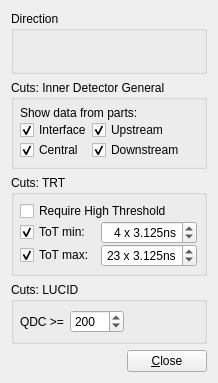
<ui version="4.0" >
 <class>RawDataSysSettingsCutsForm</class>
 <widget class="QWidget" name="RawDataSysSettingsCutsForm" >
  <property name="geometry" >
   <rect>
    <x>0</x>
    <y>0</y>
    <width>218</width>
    <height>383</height>
   </rect>
  </property>
  <property name="windowTitle" >
   <string>Form</string>
  </property>
  <layout class="QVBoxLayout" name="verticalLayout" >
   <item>
    <widget class="QGroupBox" name="groupBox_2" >
     <property name="title" >
      <string>Direction</string>
     </property>
     <layout class="QVBoxLayout" >
      <property name="margin" >
       <number>4</number>
      </property>
      <item>
       <widget class="VP1EtaPhiCutWidget" native="1" name="etaPhiCutWidget" />
      </item>
     </layout>
    </widget>
   </item>
   <item>
    <widget class="QGroupBox" name="groupBox_cuts_idgeneral" >
     <property name="title" >
      <string>Cuts: Inner Detector General</string>
     </property>
     <layout class="QHBoxLayout" name="_2" >
      <property name="spacing" >
       <number>0</number>
      </property>
      <property name="margin" >
       <number>6</number>
      </property>
      <item>
       <layout class="QGridLayout" name="_3" >
        <property name="horizontalSpacing" >
         <number>-1</number>
        </property>
        <property name="verticalSpacing" >
         <number>0</number>
        </property>
        <item row="0" column="0" colspan="2" >
         <widget class="QLabel" name="label_9" >
          <property name="text" >
           <string>Show data from parts:</string>
          </property>
         </widget>
        </item>
        <item row="1" column="0" >
         <widget class="QCheckBox" name="checkBox_cut_tracker_interface" >
          <property name="text" >
           <string>Interface</string>
          </property>
          <property name="checked" >
           <bool>true</bool>
          </property>
         </widget>
        </item>
        <item row="1" column="1" >
         <widget class="QCheckBox" name="checkBox_cut_tracker_upstream" >
          <property name="text" >
           <string>Upstream</string>
          </property>
          <property name="checked" >
           <bool>true</bool>
          </property>
         </widget>
        </item>
        <item row="2" column="0" >
         <widget class="QCheckBox" name="checkBox_cut_tracker_central" >
          <property name="text" >
           <string>Central</string>
          </property>
          <property name="checked" >
           <bool>true</bool>
          </property>
         </widget>
        </item>
        <item row="2" column="1" >
         <widget class="QCheckBox" name="checkBox_cut_tracker_downstream" >
          <property name="text" >
           <string>Downstream</string>
          </property>
          <property name="checked" >
           <bool>true</bool>
          </property>
         </widget>
        </item>
        <!--
        <item row="2" column="1" >
         <widget class="QCheckBox" name="checkBox_cut_indet_endcapC" >
          <property name="text" >
           <string>Endcap C</string>
          </property>
          <property name="checked" >
           <bool>true</bool>
          </property>
         </widget>
        </item>
        -->
       </layout>
      </item>
      <item>
       <spacer>
        <property name="orientation" >
         <enum>Qt::Horizontal</enum>
        </property>
        <property name="sizeHint" stdset="0" >
         <size>
          <width>1</width>
          <height>20</height>
         </size>
        </property>
       </spacer>
      </item>
     </layout>
    </widget>
   </item>
   <item>
    <widget class="QGroupBox" name="groupBox_cuts_trt" >
     <property name="title" >
      <string>Cuts: TRT</string>
     </property>
     <layout class="QHBoxLayout" name="_4" >
      <property name="margin" >
       <number>6</number>
      </property>
      <item>
       <layout class="QGridLayout" name="_5" >
        <property name="horizontalSpacing" >
         <number>-1</number>
        </property>
        <property name="verticalSpacing" >
         <number>0</number>
        </property>
        <item row="0" column="0" colspan="2" >
         <widget class="QCheckBox" name="checkbox_cut_trt_needHT" >
          <property name="toolTip" >
           <string>If set, do not show TRT PRD which have the 'isNoise' flag set.</string>
          </property>
          <property name="text" >
           <string>Require High Threshold</string>
          </property>
          <property name="checked" >
           <bool>false</bool>
          </property>
         </widget>
        </item>
        <item row="1" column="0" >
         <widget class="QCheckBox" name="checkbox_cut_trt_TotMin" >
          <property name="toolTip" >
           <string>If set, do not show TRT PRD which have the 'isNoise' flag set.</string>
          </property>
          <property name="text" >
           <string>ToT min:</string>
          </property>
          <property name="checked" >
           <bool>true</bool>
          </property>
         </widget>
        </item>
        <item row="1" column="1" >
         <widget class="QSpinBox" name="spinBox_cut_trt_ToTMin" >
          <property name="alignment" >
           <set>Qt::AlignRight|Qt::AlignTrailing|Qt::AlignVCenter</set>
          </property>
          <property name="suffix" >
           <string> x 3.125ns</string>
          </property>
          <property name="maximum" >
           <number>24</number>
          </property>
          <property name="singleStep" >
           <number>1</number>
          </property>
          <property name="value" >
           <number>4</number>
          </property>
         </widget>
        </item>
        <item row="2" column="0" >
         <widget class="QCheckBox" name="checkbox_cut_trt_TotMax" >
          <property name="toolTip" >
           <string>If set, do not show TRT PRD which have the 'isNoise' flag set.</string>
          </property>
          <property name="text" >
           <string>ToT max:</string>
          </property>
          <property name="checked" >
           <bool>true</bool>
          </property>
         </widget>
        </item>
        <item row="2" column="1" >
         <widget class="QSpinBox" name="spinBox_cut_trt_ToTMax" >
          <property name="alignment" >
           <set>Qt::AlignRight|Qt::AlignTrailing|Qt::AlignVCenter</set>
          </property>
          <property name="suffix" >
           <string> x 3.125ns</string>
          </property>
          <property name="maximum" >
           <number>24</number>
          </property>
          <property name="singleStep" >
           <number>1</number>
          </property>
          <property name="value" >
           <number>23</number>
          </property>
         </widget>
        </item>
       </layout>
      </item>
      <item>
       <spacer>
        <property name="orientation" >
         <enum>Qt::Horizontal</enum>
        </property>
        <property name="sizeHint" stdset="0" >
         <size>
          <width>1</width>
          <height>20</height>
         </size>
        </property>
       </spacer>
      </item>
     </layout>
    </widget>
   </item>
   <item>
    <widget class="QGroupBox" name="groupBox" >
     <property name="title" >
      <string>Cuts: LUCID</string>
     </property>
     <layout class="QHBoxLayout" name="horizontalLayout" >
      <property name="margin" >
       <number>6</number>
      </property>
      <item>
       <widget class="QLabel" name="label" >
        <property name="text" >
         <string>QDC >=</string>
        </property>
       </widget>
      </item>
      <item>
       <widget class="QSpinBox" name="spinBox_lucid_qdc_min" >
        <property name="maximum" >
         <number>9999</number>
        </property>
        <property name="value" >
         <number>200</number>
        </property>
       </widget>
      </item>
      <item>
       <spacer name="horizontalSpacer" >
        <property name="orientation" >
         <enum>Qt::Horizontal</enum>
        </property>
        <property name="sizeHint" stdset="0" >
         <size>
          <width>72</width>
          <height>20</height>
         </size>
        </property>
       </spacer>
      </item>
     </layout>
    </widget>
   </item>
   <item>
    <layout class="QHBoxLayout" >
     <property name="spacing" >
      <number>0</number>
     </property>
     <item>
      <spacer>
       <property name="orientation" >
        <enum>Qt::Horizontal</enum>
       </property>
       <property name="sizeHint" stdset="0" >
        <size>
         <width>40</width>
         <height>20</height>
        </size>
       </property>
      </spacer>
     </item>
     <item>
      <widget class="QPushButton" name="pushButton_close" >
       <property name="text" >
        <string>&amp;Close</string>
       </property>
      </widget>
     </item>
    </layout>
   </item>
  </layout>
 </widget>
 <customwidgets>
  <customwidget>
   <class>VP1EtaPhiCutWidget</class>
   <extends>QWidget</extends>
   <header>VP1Base/VP1EtaPhiCutWidget.h</header>
   <container>1</container>
  </customwidget>
 </customwidgets>
 <resources/>
 <connections/>
</ui>
